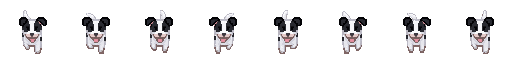
#> input picture scripts/art-src/mussarela/an_walk_d.png, 512 x 64 px; its folder holds 3 pictures in this run
$ python build_mussarela.py
#> lines starting #> are read from the running program, lines starting #| are printed output that depends on the picture
#!/usr/bin/env python3
"""Mussarela, a cachorra da Olivia (p216.75) — PixelLab (generate-image-v2 → generate-8-rotations-v2 → animate-pixminimax).
Fontes: scripts/art-src/mussarela/an_<walk|idle>_<d|r|u>.png (8 quadros de 64×64; a esquerda é o espelho da direita).
Saída: assets/pixel-art/npc/mussarela.png — quadros 64×64, 8 colunas; linhas 0–3 andando (baixo, esquerda, direita,
cima), 4–7 parada nas mesmas direções (scripts/source/olivia.js)."""
import os
from PIL import Image, ImageOps
ROOT = os.path.dirname(os.path.dirname(os.path.abspath(__file__)))
S = os.path.join(ROOT, "scripts/art-src/mussarela"); F = 64
out = Image.new("RGBA", (F * 8, F * 8))
#> out: PIL image 512x512 RGBA; every value is 0
for r, (kind, d) in enumerate([(k, d) for k in ("walk", "idle") for d in ("d", "l", "r", "u")]):
    strip = Image.open(os.path.join(S, f"an_{kind}_{'r' if d == 'l' else d}.png")).convert("RGBA")
#> strip is the input picture: PIL image 512x64 RGBA; mean R, G, B, A 23.7, 22.7, 23.7, 45.7
    for c in range(8):
        fr = strip.crop((c * F, 0, c * F + F, F))
        out.paste(ImageOps.mirror(fr) if d == "l" else fr, (c * F, r * F))
#> this loop made 8 passes
#> pass 1, `fr = strip.crop((c * F, 0, c * F + F, F))`:
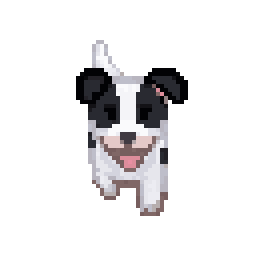
#> fr: PIL image 64x64 RGBA (shown 4 times larger); mean R, G, B, A 23.8, 22.8, 23.8, 45.5; transparent parts drawn white
#> pass 2, `fr = strip.crop((c * F, 0, c * F + F, F))`:
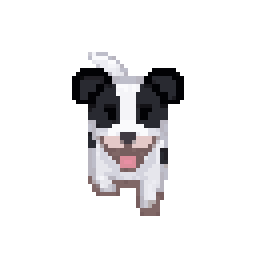
#> fr: PIL image 64x64 RGBA (shown 4 times larger); mean R, G, B, A 23.4, 22.4, 23.4, 45.6; transparent parts drawn white
#> pass 3, `fr = strip.crop((c * F, 0, c * F + F, F))`:
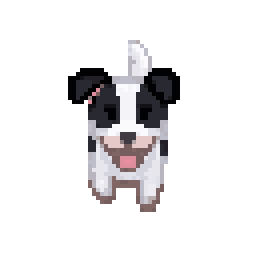
#> fr: PIL image 64x64 RGBA (shown 4 times larger); mean R, G, B, A 23.7, 22.6, 23.5, 45.6; transparent parts drawn white
#> after the loop:
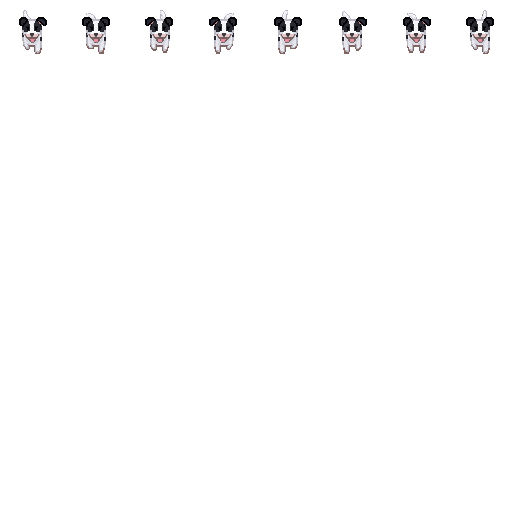
#> out: PIL image 512x512 RGBA; mean R, G, B, A 3, 2.8, 3, 5.7; transparent parts drawn white
#> pass 2 of the loop `for r, (kind, d) in enumerate([(k, d) for k in ("walk", "idle") for d ..`:
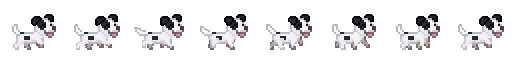
#> input picture scripts/art-src/mussarela/an_walk_r.png, 512 x 64 px
#> strip is the input picture: PIL image 512x64 RGBA; mean R, G, B, A 34.7, 33.7, 34.9, 56.2
#> the loop `for c in range(8):` made 8 passes
#> pass 1, `fr = strip.crop((c * F, 0, c * F + F, F))`:
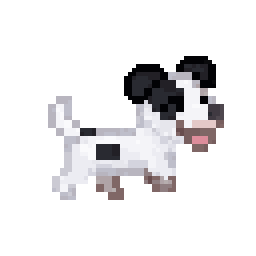
#> fr: PIL image 64x64 RGBA (shown 4 times larger); mean R, G, B, A 34.2, 33.2, 34.5, 55.6; transparent parts drawn white
#> after the loop `for c in range(8):`:
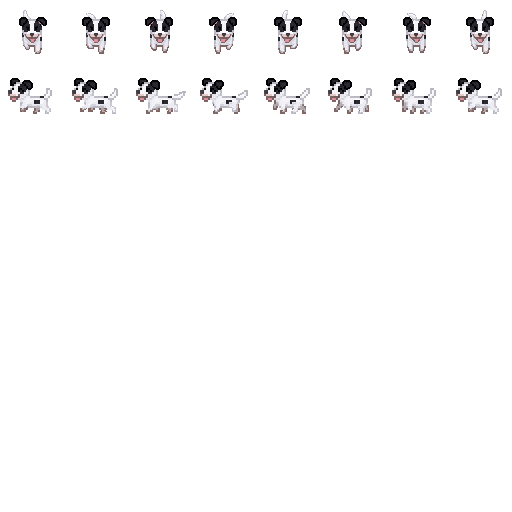
#> out: PIL image 512x512 RGBA; mean R, G, B, A 7.3, 7, 7.3, 12.7; transparent parts drawn white
#> (the run stopped early here; a loop or call above may not have finished)
